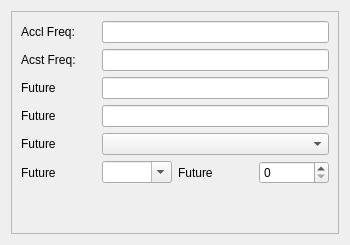
      <widget class="QWidget" name="tab_4">
       <attribute name="title">
        <string>Processing Info</string>
       </attribute>
       <layout class="QVBoxLayout" name="verticalLayout_8">
        <item>
         <widget class="QFrame" name="frame_4">
          <property name="frameShape">
           <enum>QFrame::StyledPanel</enum>
          </property>
          <property name="frameShadow">
           <enum>QFrame::Raised</enum>
          </property>
          <layout class="QVBoxLayout" name="verticalLayout_5">
           <item>
            <layout class="QHBoxLayout" name="horizontalLayout_31">
             <item>
              <widget class="QLabel" name="sampleFrequencyd">
               <property name="sizePolicy">
                <sizepolicy hsizetype="Maximum" vsizetype="Preferred">
                 <horstretch>0</horstretch>
                 <verstretch>0</verstretch>
                </sizepolicy>
               </property>
               <property name="maximumSize">
                <size>
                 <width>75</width>
                 <height>16777215</height>
                </size>
               </property>
               <property name="text">
                <string>Accl Freq:</string>
               </property>
              </widget>
             </item>
             <item>
              <widget class="QLineEdit" name="samFreqAcst">
               <property name="sizePolicy">
                <sizepolicy hsizetype="Maximum" vsizetype="Fixed">
                 <horstretch>0</horstretch>
                 <verstretch>0</verstretch>
                </sizepolicy>
               </property>
               <property name="maximumSize">
                <size>
                 <width>300</width>
                 <height>16777215</height>
                </size>
               </property>
              </widget>
             </item>
            </layout>
           </item>
           <item>
            <layout class="QHBoxLayout" name="horizontalLayout_32">
             <item>
              <widget class="QLabel" name="label_35">
               <property name="sizePolicy">
                <sizepolicy hsizetype="Maximum" vsizetype="Preferred">
                 <horstretch>0</horstretch>
                 <verstretch>0</verstretch>
                </sizepolicy>
               </property>
               <property name="maximumSize">
                <size>
                 <width>75</width>
                 <height>16777215</height>
                </size>
               </property>
               <property name="text">
                <string>Acst Freq:</string>
               </property>
              </widget>
             </item>
             <item>
              <widget class="QLineEdit" name="samFreq2">
               <property name="sizePolicy">
                <sizepolicy hsizetype="Maximum" vsizetype="Fixed">
                 <horstretch>0</horstretch>
                 <verstretch>0</verstretch>
                </sizepolicy>
               </property>
               <property name="maximumSize">
                <size>
                 <width>300</width>
                 <height>16777215</height>
                </size>
               </property>
              </widget>
             </item>
            </layout>
           </item>
           <item>
            <layout class="QHBoxLayout" name="horizontalLayout_33">
             <item>
              <widget class="QLabel" name="label_36">
               <property name="sizePolicy">
                <sizepolicy hsizetype="Maximum" vsizetype="Preferred">
                 <horstretch>0</horstretch>
                 <verstretch>0</verstretch>
                </sizepolicy>
               </property>
               <property name="maximumSize">
                <size>
                 <width>75</width>
                 <height>16777215</height>
                </size>
               </property>
               <property name="text">
                <string>Future</string>
               </property>
              </widget>
             </item>
             <item>
              <widget class="QLineEdit" name="lineEdit_7">
               <property name="sizePolicy">
                <sizepolicy hsizetype="Maximum" vsizetype="Fixed">
                 <horstretch>0</horstretch>
                 <verstretch>0</verstretch>
                </sizepolicy>
               </property>
               <property name="maximumSize">
                <size>
                 <width>300</width>
                 <height>16777215</height>
                </size>
               </property>
              </widget>
             </item>
            </layout>
           </item>
           <item>
            <layout class="QHBoxLayout" name="horizontalLayout_34">
             <item>
              <widget class="QLabel" name="label_37">
               <property name="sizePolicy">
                <sizepolicy hsizetype="Maximum" vsizetype="Preferred">
                 <horstretch>0</horstretch>
                 <verstretch>0</verstretch>
                </sizepolicy>
               </property>
               <property name="maximumSize">
                <size>
                 <width>75</width>
                 <height>16777215</height>
                </size>
               </property>
               <property name="text">
                <string>Future</string>
               </property>
              </widget>
             </item>
             <item>
              <widget class="QLineEdit" name="lineEdit_8">
               <property name="sizePolicy">
                <sizepolicy hsizetype="Maximum" vsizetype="Fixed">
                 <horstretch>0</horstretch>
                 <verstretch>0</verstretch>
                </sizepolicy>
               </property>
               <property name="maximumSize">
                <size>
                 <width>300</width>
                 <height>16777215</height>
                </size>
               </property>
              </widget>
             </item>
            </layout>
           </item>
           <item>
            <layout class="QHBoxLayout" name="horizontalLayout_35">
             <item>
              <widget class="QLabel" name="label_38">
               <property name="sizePolicy">
                <sizepolicy hsizetype="Maximum" vsizetype="Preferred">
                 <horstretch>0</horstretch>
                 <verstretch>0</verstretch>
                </sizepolicy>
               </property>
               <property name="maximumSize">
                <size>
                 <width>75</width>
                 <height>16777215</height>
                </size>
               </property>
               <property name="text">
                <string>Future</string>
               </property>
              </widget>
             </item>
             <item>
              <widget class="QComboBox" name="comboBox_2">
               <property name="sizePolicy">
                <sizepolicy hsizetype="Fixed" vsizetype="Fixed">
                 <horstretch>0</horstretch>
                 <verstretch>0</verstretch>
                </sizepolicy>
               </property>
               <property name="maximumSize">
                <size>
                 <width>300</width>
                 <height>16777215</height>
                </size>
               </property>
              </widget>
             </item>
            </layout>
           </item>
           <item>
            <layout class="QHBoxLayout" name="horizontalLayout_36">
             <item>
              <layout class="QHBoxLayout" name="horizontalLayout_37">
               <item>
                <widget class="QLabel" name="label_39">
                 <property name="sizePolicy">
                  <sizepolicy hsizetype="Maximum" vsizetype="Preferred">
                   <horstretch>0</horstretch>
                   <verstretch>0</verstretch>
                  </sizepolicy>
                 </property>
                 <property name="maximumSize">
                  <size>
                   <width>60</width>
                   <height>16777215</height>
                  </size>
                 </property>
                 <property name="text">
                  <string>Future</string>
                 </property>
                </widget>
               </item>
               <item>
                <spacer name="horizontalSpacer_3">
                 <property name="orientation">
                  <enum>Qt::Horizontal</enum>
                 </property>
                 <property name="sizeHint" stdset="0">
                  <size>
                   <width>40</width>
                   <height>20</height>
                  </size>
                 </property>
                </spacer>
               </item>
               <item>
                <widget class="QComboBox" name="acDc_2">
                 <property name="sizePolicy">
                  <sizepolicy hsizetype="Maximum" vsizetype="Fixed">
                   <horstretch>0</horstretch>
                   <verstretch>0</verstretch>
                  </sizepolicy>
                 </property>
                 <property name="maximumSize">
                  <size>
                   <width>70</width>
                   <height>16777215</height>
                  </size>
                 </property>
                 <property name="editable">
                  <bool>true</bool>
                 </property>
                 <property name="currentText">
                  <string notr="true"/>
                 </property>
                 <property name="currentIndex">
                  <number>-1</number>
                 </property>
                </widget>
               </item>
              </layout>
             </item>
             <item>
              <layout class="QHBoxLayout" name="horizontalLayout_38">
               <item>
                <widget class="QLabel" name="label_40">
                 <property name="sizePolicy">
                  <sizepolicy hsizetype="Maximum" vsizetype="Preferred">
                   <horstretch>0</horstretch>
                   <verstretch>0</verstretch>
                  </sizepolicy>
                 </property>
                 <property name="maximumSize">
                  <size>
                   <width>60</width>
                   <height>16777215</height>
                  </size>
                 </property>
                 <property name="text">
                  <string>Future</string>
                 </property>
                </widget>
               </item>
               <item>
                <spacer name="horizontalSpacer_4">
                 <property name="orientation">
                  <enum>Qt::Horizontal</enum>
                 </property>
                 <property name="sizeHint" stdset="0">
                  <size>
                   <width>40</width>
                   <height>20</height>
                  </size>
                 </property>
                </spacer>
               </item>
               <item>
                <widget class="QSpinBox" name="numberPoles_2">
                 <property name="sizePolicy">
                  <sizepolicy hsizetype="Maximum" vsizetype="Fixed">
                   <horstretch>0</horstretch>
                   <verstretch>0</verstretch>
                  </sizepolicy>
                 </property>
                 <property name="minimumSize">
                  <size>
                   <width>70</width>
                   <height>0</height>
                  </size>
                 </property>
                </widget>
               </item>
              </layout>
             </item>
            </layout>
           </item>
           <item>
            <spacer name="verticalSpacer_6">
             <property name="orientation">
              <enum>Qt::Vertical</enum>
             </property>
             <property name="sizeHint" stdset="0">
              <size>
               <width>20</width>
               <height>40</height>
              </size>
             </property>
            </spacer>
           </item>
          </layout>
         </widget>
        </item>
       </layout>
      </widget>
